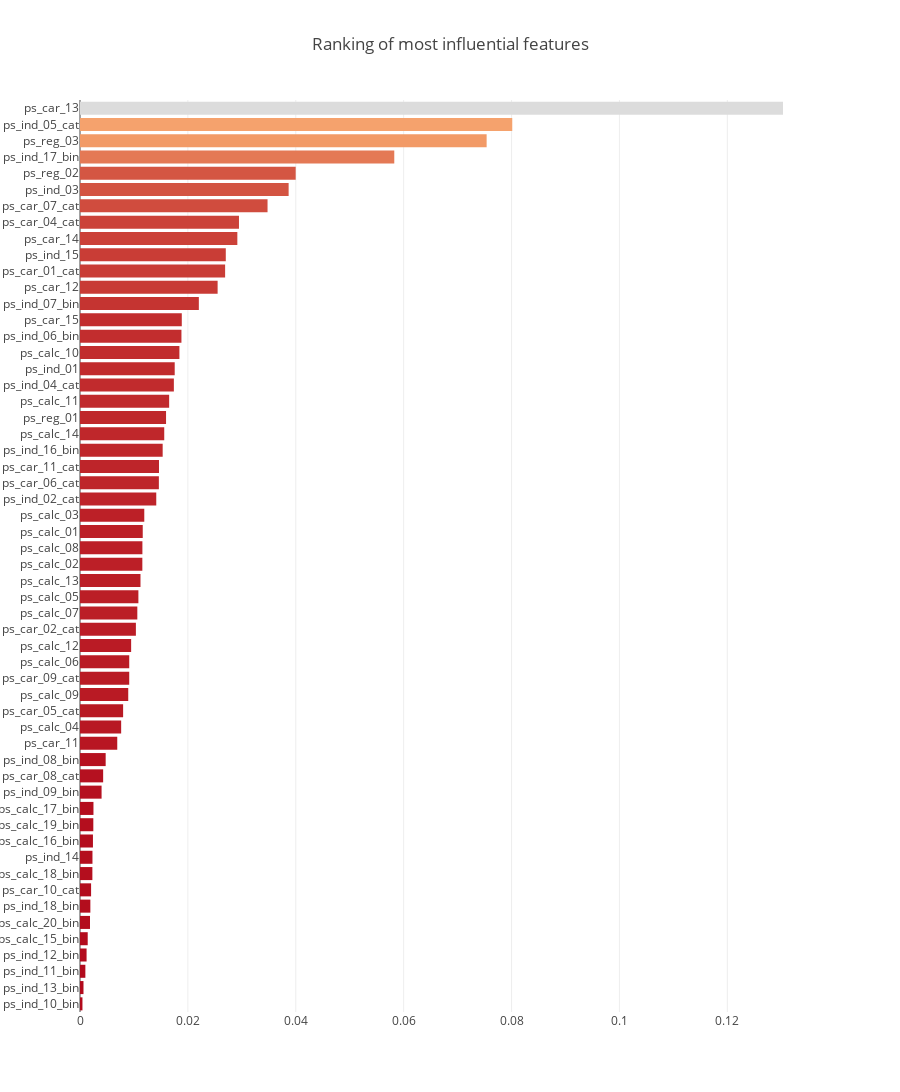

Notebook code cell kept with this figure:
### Markdown cell above
Using the following code from Anisotropic's kernal (https://www.kaggle.com/arthurtok/interactive-porto-insights-a-plot-ly-tutorial), we can use Plotly to create a nice horizontal bar chart for visualising the ranking of most important features.

### Code cell
x, y = (list(x) for x in zip(*sorted(zip(clf.feature_importances_, features), 
                                                            reverse = False)))
trace2 = go.Bar(
    x=x ,
    y=y,
    marker=dict(
        color=x,
        colorscale = None,
        reversescale = True
    ),
    name='Random Forest Feature importance',
    orientation='h',
)

layout = dict(
    title='Ranking of most influential features',
     width = 900, height = 1500,
    yaxis=dict(
        showgrid=False,
        showline=False,
        showticklabels=True,
    ))

fig1 = go.Figure(data=[trace2])
fig1['layout'].update(layout)
py.iplot(fig1, filename='plots')

### Figure 1 — Plotly figure (JSON) as saved in the notebook; plotly's stock layout.template omitted (floating-point values rounded to 4 significant figures)
{"data": [{"marker": {"autocolorscale": false, "cauto": true, "cmax": 0.1303, "cmin": 0.0004534, "color": [0.0004534, 0.0006461, 0.0009928, 0.00122, 0.001429, 0.001854, 0.001921, 0.002056, 0.002295, 0.002312, 0.002401, 0.00247, 0.002496, 0.004, 0.004291, 0.004759, 0.006905, 0.007631, 0.007994, 0.008943, 0.009127, 0.009128, 0.009479, 0.01036, 0.01063, 0.01082, 0.01121, 0.01156, 0.01157, 0.01163, 0.01192, 0.01414, 0.01462, 0.01464, 0.01533, 0.01562, 0.01595, 0.01653, 0.0174, 0.01756, 0.01843, 0.01881, 0.01887, 0.02203, 0.02551, 0.0269, 0.02703, 0.02917, 0.02947, 0.03477, 0.03867, 0.03998, 0.05826, 0.07538, 0.08013, 0.1303], "colorscale": [[0, "rgb(220,220,220)"], [0.2, "rgb(245,195,157)"], [0.4, "rgb(245,160,105)"], [1, "rgb(178,10,28)"]], "reversescale": true}, "name": "Random Forest Feature importance", "orientation": "h", "type": "bar", "uid": "04cb45", "x": [0.0004534, 0.0006461, 0.0009928, 0.00122, 0.001429, 0.001854, 0.001921, 0.002056, 0.002295, 0.002312, 0.002401, 0.00247, 0.002496, 0.004, 0.004291, 0.004759, 0.006905, 0.007631, 0.007994, 0.008943, 0.009127, 0.009128, 0.009479, 0.01036, 0.01063, 0.01082, 0.01121, 0.01156, 0.01157, 0.01163, 0.01192, 0.01414, 0.01462, 0.01464, 0.01533, 0.01562, 0.01595, 0.01653, 0.0174, 0.01756, 0.01843, 0.01881, 0.01887, 0.02203, 0.02551, 0.0269, 0.02703, 0.02917, 0.02947, 0.03477, 0.03867, 0.03998, 0.05826, 0.07538, 0.08013, 0.1303], "y": ["ps_ind_10_bin", "ps_ind_13_bin", "ps_ind_11_bin", "ps_ind_12_bin", "ps_calc_15_bin", "ps_calc_20_bin", "ps_ind_18_bin", "ps_car_10_cat", "ps_calc_18_bin", "ps_ind_14", "ps_calc_16_bin", "ps_calc_19_bin", "ps_calc_17_bin", "ps_ind_09_bin", "ps_car_08_cat", "ps_ind_08_bin", "ps_car_11", "ps_calc_04", "ps_car_05_cat", "ps_calc_09", "ps_car_09_cat", "ps_calc_06", "ps_calc_12", "ps_car_02_cat", "ps_calc_07", "ps_calc_05", "ps_calc_13", "ps_calc_02", "ps_calc_08", "ps_calc_01", "ps_calc_03", "ps_ind_02_cat", "ps_car_06_cat", "ps_car_11_cat", "ps_ind_16_bin", "ps_calc_14", "ps_reg_01", "ps_calc_11", "ps_ind_04_cat", "ps_ind_01", "ps_calc_10", "ps_ind_06_bin", "ps_car_15", "ps_ind_07_bin", "ps_car_12", "ps_car_01_cat", "ps_ind_15", "ps_car_14", "ps_car_04_cat", "ps_car_07_cat", "ps_ind_03", "ps_reg_02", "ps_ind_17_bin", "ps_reg_03", "ps_ind_05_cat", "ps_car_13"]}], "layout": {"height": 1500, "title": "Ranking of most influential features", "width": 900, "xaxis": {"autorange": true, "range": [0, 0.1372], "type": "linear"}, "yaxis": {"autorange": true, "range": [-0.5, 55.5], "showgrid": false, "showline": false, "showticklabels": true, "type": "category"}}}
